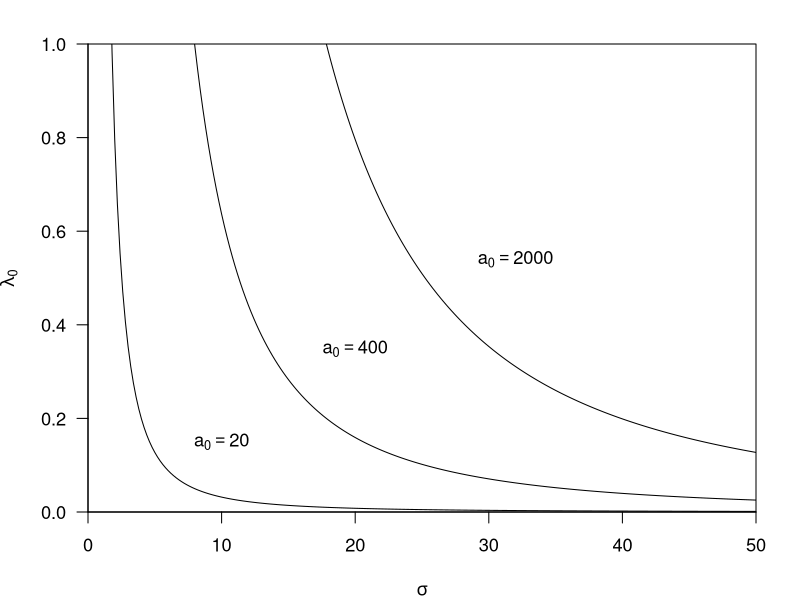
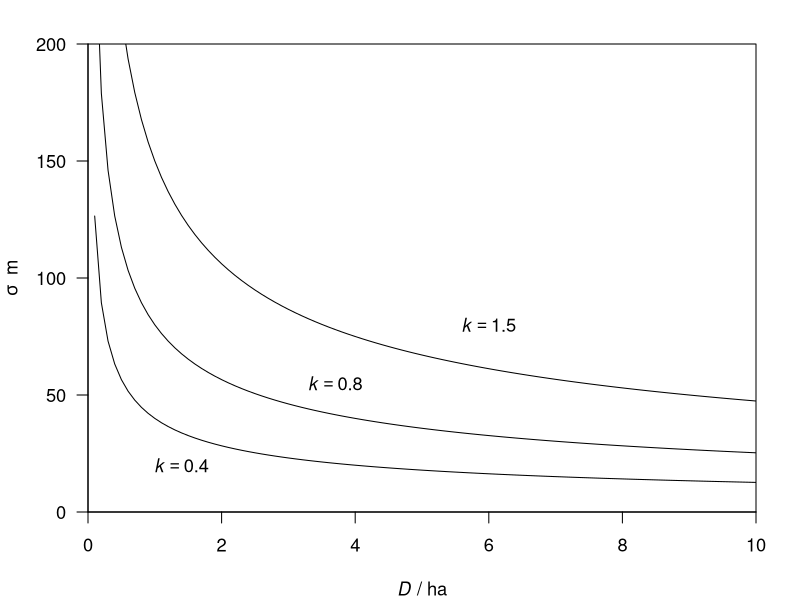

Here is the R script that generated these plots, in order: (Note: this script raises an error after producing the figures.)
## ---- chunk 1
#| label: fig-paramfig1
#| echo: false
#| fig-width: 4.5
#| fig-height: 4
#| fig-cap: |
#|   Structural relationship between parameters $\lambda_0$ and $\sigma$ 
#|   expressed by holding $a_0$ constant in $\lambda_0 = a_0 / (2 \pi \sigma^2)$.

par(cex = 1.1, mar=c(4,4,2,2), las = 1)
plot(0,0, type = 'n', xlim = c(0,50), xaxs = 'i', ylim = c(0,1), yaxs = 'i',
     xlab = expression(sigma), ylab = expression(lambda[0]))
sig <- seq(0, 50, 0.2)
oneline <- function(a0,x,y) {lines(sig, a0 / (2 * pi * sig^2))
    text(x,y, bquote(a[0] == .(a0)))}
oneline(20, 10, 0.15)
oneline(400, 20, 0.35)
oneline(2000, 32, 0.54)
## ---- chunk 2
#| label: fig-paramfig2
#| echo: false
#| fig-width: 4.5
#| fig-height: 4
#| fig-cap: |
#|   Structural relationship between parameters $D$ and $\sigma$ expressed by 
#|   holding $k$ constant in $\sigma = 100 k / \sqrt D$. The factor of 100 
#|   adjusts for the inconsistent default units of $\sigma$ and $D$ in **secr** 
#|   (metres and hectares).

par(cex = 1.1, mar = c(4,4,2,2), las = 1)
plot(0,0, type = 'n', xlim = c(0,10), xaxs = 'i', ylim = c(0,200), yaxs = 'i',
     xlab = expression(paste(italic(D), " / ha")), ylab=expression(paste(sigma , "  m")))
D <- seq(0, 10, 0.1)
oneline <- function(k,x,y) {
    lines(D, k*100 / sqrt(D))
    text(x,y, bquote(italic(k) == .(k)))
}
oneline(0.4, 1.4, 20)
oneline(0.8, 3.7, 55)
oneline(1.5, 6, 80)
## ---- chunk 3
#| label: initialfit
#| eval: true
#| cache: true
#| warning: false
fit0  <- secr.fit(captdata, model = a0~1, detectfn = 'HHN',
                  trace = FALSE)
fitbk <- secr.fit(captdata, model = a0~bk, detectfn = 'HHN', 
                  trace = FALSE, start = fit0)
## ---- chunk 4
#| label: ovenb
#| cache: true
msk <- make.mask(traps(ovenCH[[1]]), buffer = 300, nx = 25)
oven0509b <- secr.fit(ovenCH, model = list(D ~ session, 
    sigma ~ session, lambda0 ~ session + bk), mask = msk, 
    detectfn = 'HHN', trace = FALSE)
## ---- chunk 5
#| label: ovenbs
#| cache: true
oven0509bs <- secr.fit(ovenCH, model = list(D ~ session, sigmak ~ 1,
    a0 ~ bk), mask = msk, detectfn = 'HHN', trace = FALSE)
## ---- chunk 6
#| label: fig-paramfig3
#| eval: true
#| echo: false
#| warning: false
#| fig-height: 4
#| fig-width: 4.5
#| fig-cap: |
#|   Fitted structural relationship between parameters $D$ and $\sigma$ (curve; 
#|   $\hat k =$ `r round(predict(oven0509bs)[[1]]['sigmak','estimate']/100,3)`) 
#|   and separate annual estimates (ovenbirds mistnetted on Patuxent Research 
#|   Refuge 2005--2009).
k <- predict(oven0509bs)[[1]]['sigmak','estimate']
Dest <- collate(oven0509b)[,1,'estimate','D']
sigest <- collate(oven0509b)[,1,'estimate','sigma']
par(cex = 1.1, mar=c(4,4,2,2), las = 1, bty = 'l')
plot(0,0, type='n', xlim=c(0,1.5), xaxs='i', ylim=c(0,150), yaxs='i',
     xlab = expression(paste(italic(D), " / ha")), ylab=expression(paste(sigma , "  m")))
D <- seq(0.2, 1.5, 0.01)
lines(D,  k / sqrt(D))
points(Dest, sigest, pch = 16)
